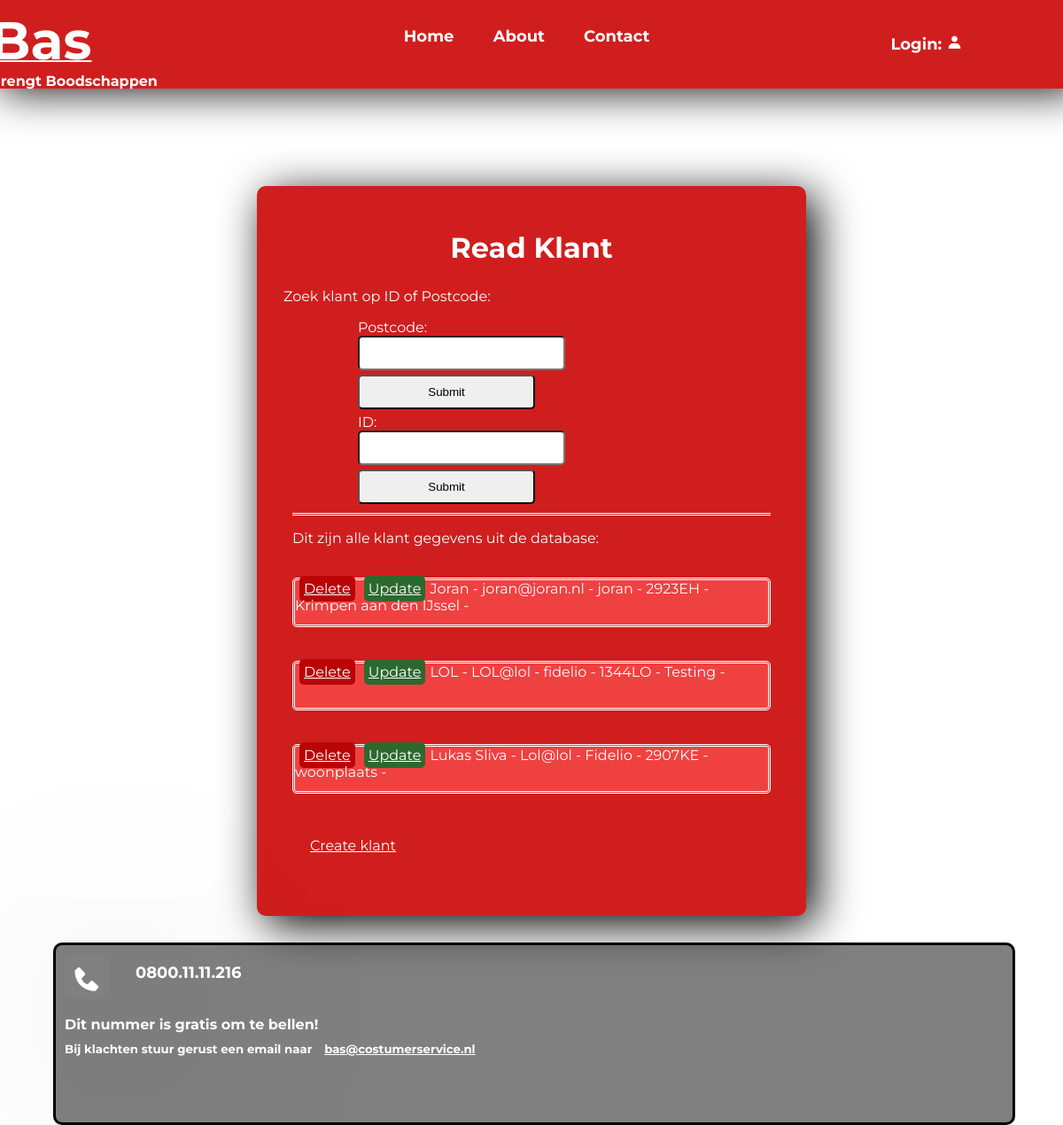
Screenshot of /klantRead.php with the database file from the repository.
### tables this page shows
CREATE TABLE `klanten` (
  `klantId` int(11) NOT NULL,
  `klantNaam` varchar(20) NOT NULL,
  `klantEmail` varchar(30) NOT NULL,
  `klantAdres` varchar(30) NOT NULL,
  `klantPostcode` varchar(6) DEFAULT NULL,
  `klantWoonplaats` varchar(25) DEFAULT NULL
);

### Klant.php (the view, shortened to what this page needs)
<?php
class Klant {
    function __construct($klantNaam=NULL, $klantEmail=NULL, $klantAdres=NULL, $klantPostcode=NULL, $klantWoonplaats=NULL) {
        $this->klantNaam = $klantNaam;
        $this->klantEmail = $klantEmail;
        $this->klantAdres = $klantAdres;
        $this->klantPostcode = $klantPostcode;
        $this->klantWoonplaats = $klantWoonplaats;
    }
    public function readKlant() {
        require 'pureConnect.php';
        $sql = $conn->prepare('SELECT * FROM klanten');
        $sql->execute();
        foreach($sql as $klant) {
            $klantObject = new Klant($klant['klantNaam'], $klant['klantEmail'], $klant['klantAdres'], $klant['klantPostcode'], $klant['klantWoonplaats']);
            echo '<br>';
            echo '<div class="readList">';
            echo '<a href="klantDelete.php?action=delete&klantId=' . $klant['klantId'] . '" class="deleteButton" onclick="return confirm(\'Are you sure you want to delete this klant?\')">Delete</a>';
            echo '<a href="klantUpdateForm.php?action=update&klantId=' . $klant['klantId'] . '"class="updateButton">Update</a>';
            echo $klantObject->klantNaam . ' - ';
            echo $klantObject->klantEmail . ' - ';
            echo $klantObject->klantAdres . ' - ';
            echo $klantObject->klantPostcode . ' - ';
            echo $klantObject->klantWoonplaats . ' - ';
            echo '</div>';
            echo '<br>';
        }
    }
}
?>

### style.css (style rules this page uses)
body { margin: 0; font-family: 'Montserrat', sans-serif; }
.deleteButton, #cancel { background-color: rgb(185, 5, 5); }
.updateButton { background-color: #2d692f; }
.readList { background-color: rgb(240, 65, 65); border-radius: 5px; height: 50px; border-color: white; border-style: double; }
a { color: white; }

### klantRead.php (style rules this page uses)
a { margin: 5px; padding: 5px; border-radius: 5px; }

### rows the page displays
klanten: klantNaam "Joran", klantEmail "joran@joran.nl", klantAdres "joran", klantPostcode "2923EH", klantWoonplaats "Krimpen aan den IJssel"
klanten: klantNaam "LOL", klantEmail "LOL@lol", klantAdres "fidelio", klantPostcode "1344LO", klantWoonplaats "Testing"
klanten: klantNaam "Lukas Sliva", klantEmail "Lol@lol", klantAdres "Fidelio", klantPostcode "2907KE", klantWoonplaats "woonplaats"
